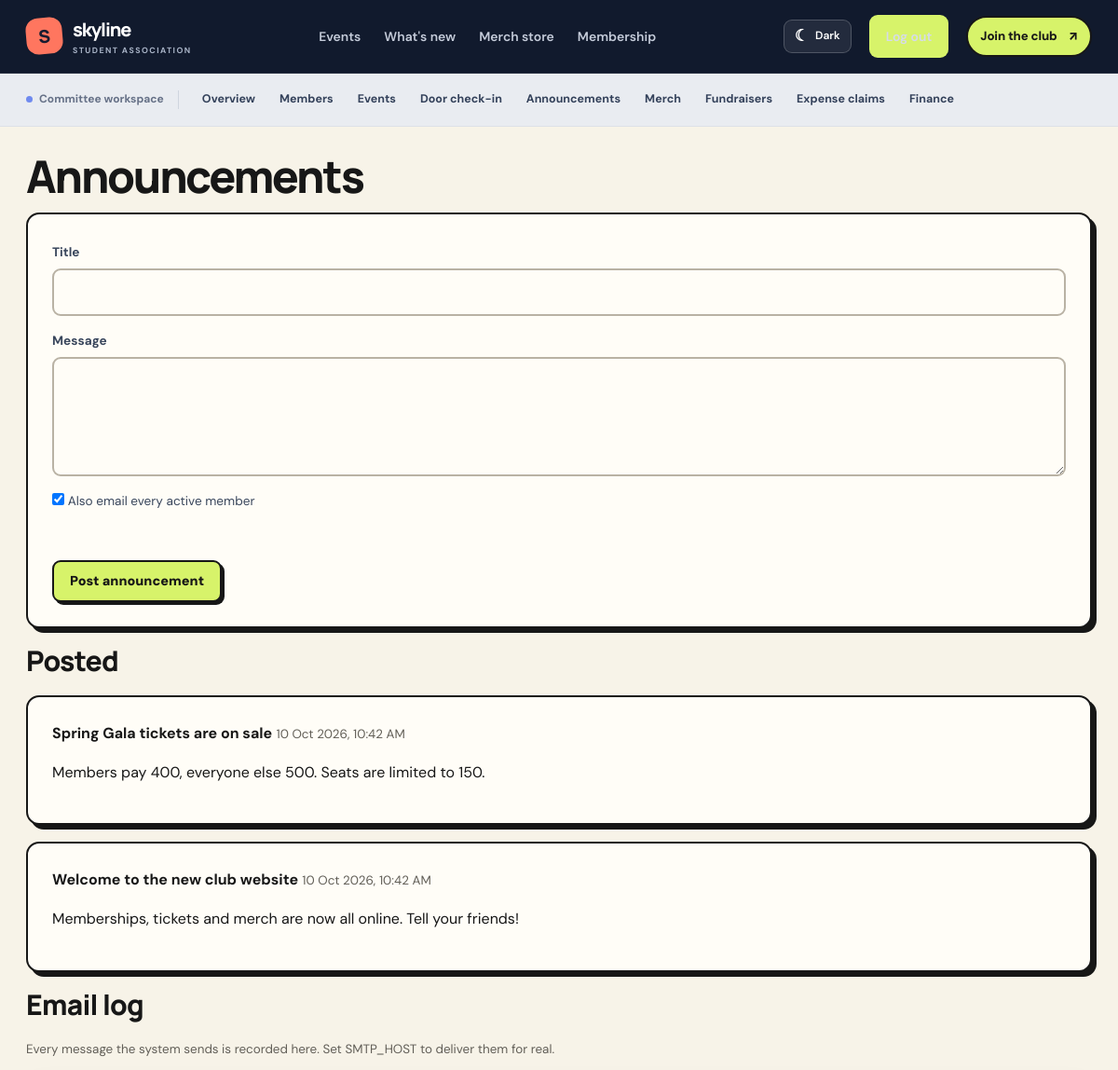
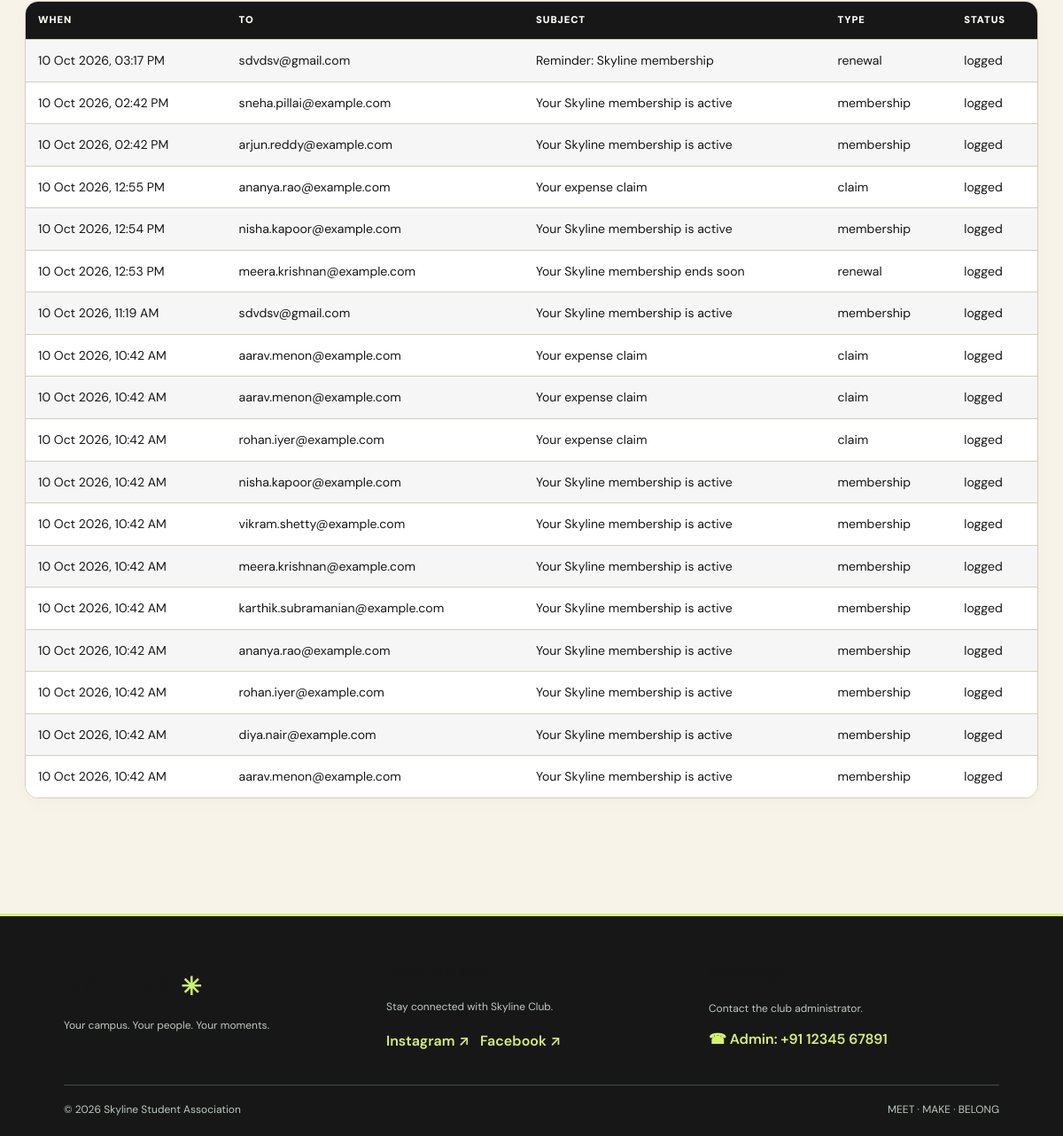
The app's page /admin/announcements (signed in), older data (2 pictures, top to bottom).
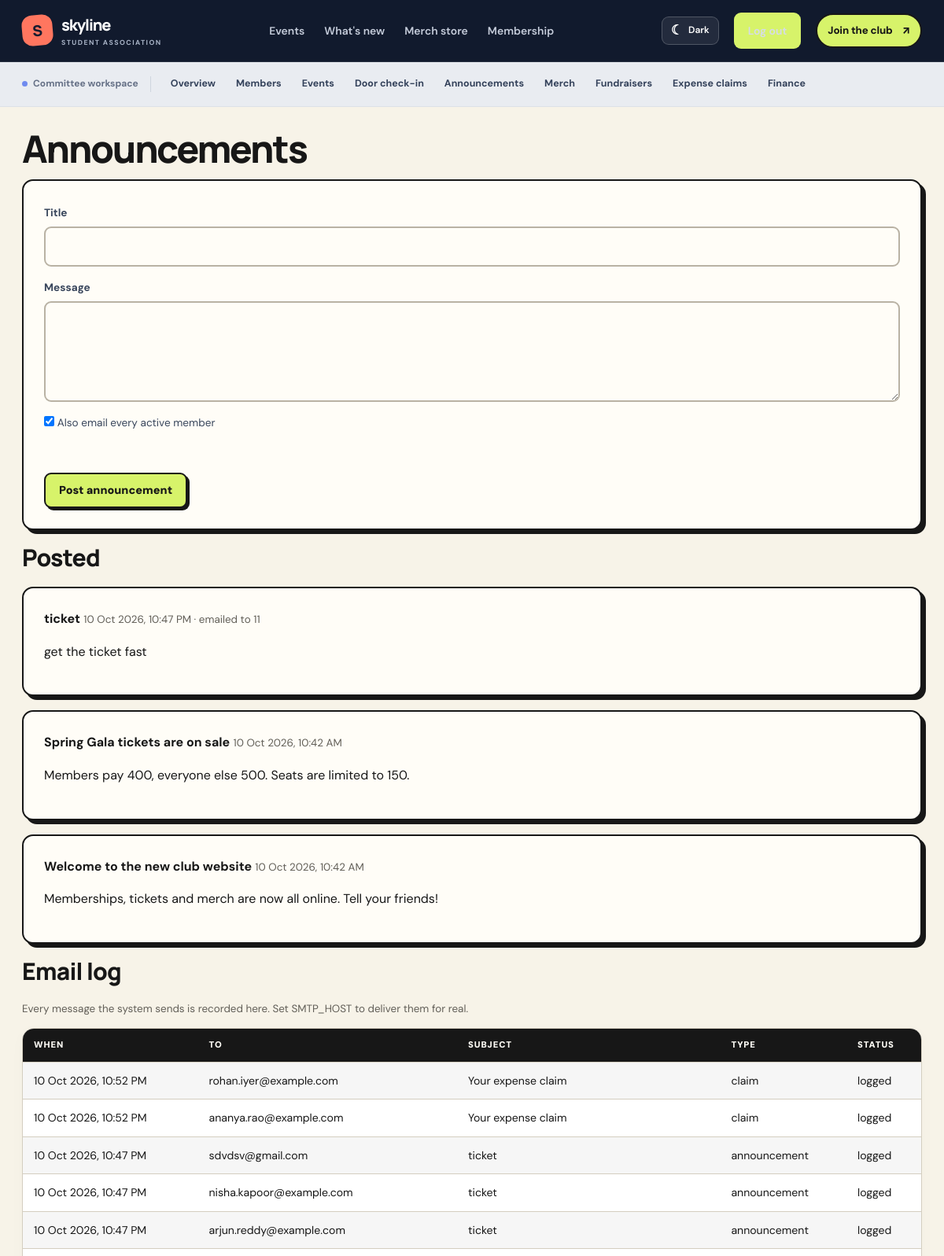
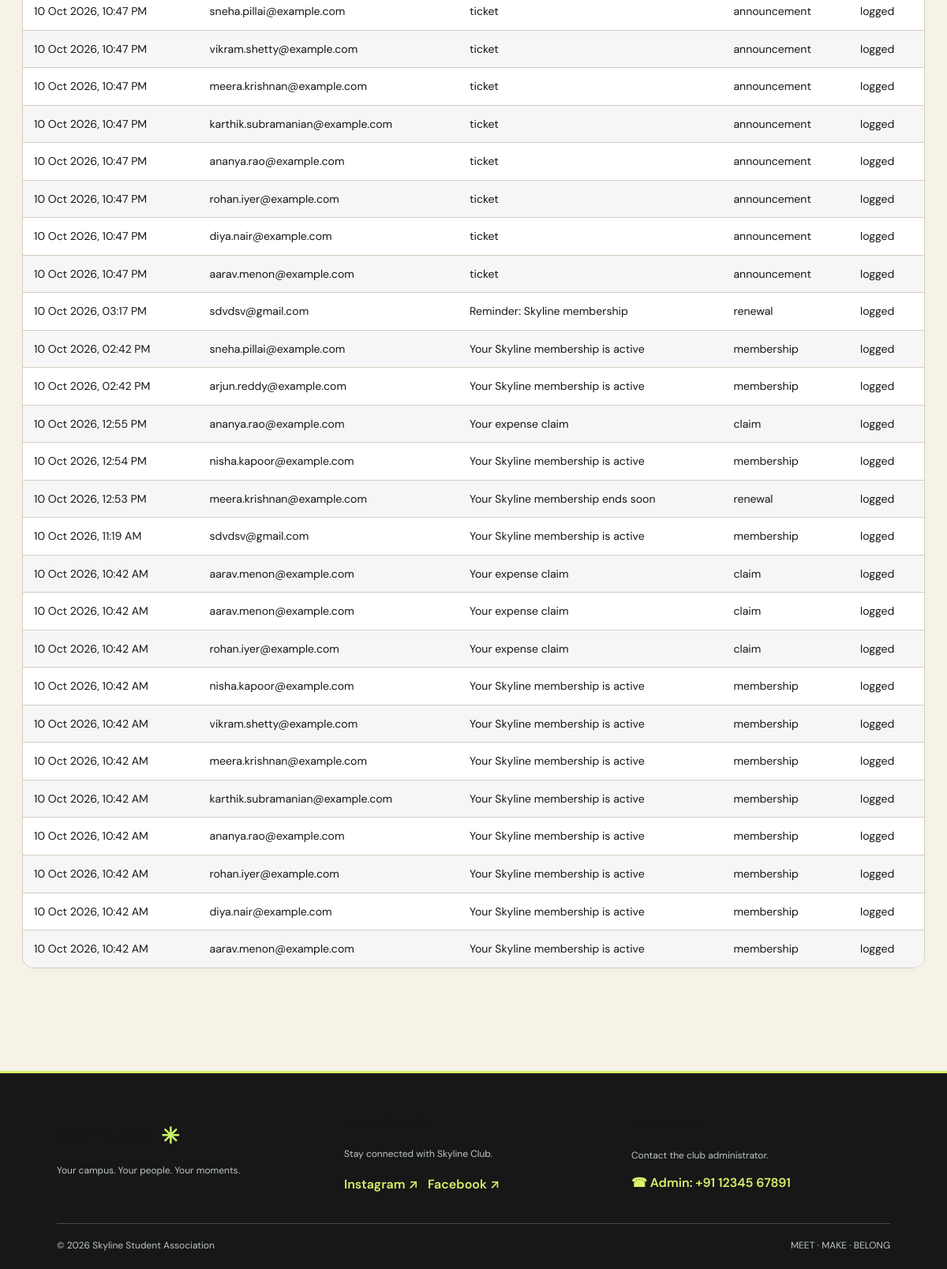
The same page, newer data (2 pictures, top to bottom).
### tables this page shows
CREATE TABLE announcements (
    id INTEGER PRIMARY KEY,
    title TEXT NOT NULL,
    body TEXT NOT NULL,
    created_at TEXT NOT NULL,
    emailed INTEGER NOT NULL DEFAULT 0
);

CREATE TABLE outbox (
    id INTEGER PRIMARY KEY,
    to_email TEXT NOT NULL,
    subject TEXT NOT NULL,
    body TEXT NOT NULL,
    kind TEXT NOT NULL,
    created_at TEXT NOT NULL,
    status TEXT NOT NULL
);

### app.py (the view, shortened to what this page needs)
@app.route('/admin/announcements', methods=['GET', 'POST'])
@admin_required
def admin_announcements():
    return render_template('admin_announcements.html', posts=query('SELECT * FROM announcements ORDER BY id DESC'),
                           outbox=query('SELECT * FROM outbox ORDER BY id DESC LIMIT 40'))

### app.py (called while the page is built)
@app.context_processor
def inject_csrf_token():
    from flask_wtf.csrf import generate_csrf
    return {"csrf_token": generate_csrf}

@app.template_filter('pretty')
def pretty_filter(value):
    if not value:
        return ''
    try:
        parsed = datetime.fromisoformat(value)
    except ValueError:
        return value
    if 'T' in value or ' ' in value:
        return parsed.strftime('%d %b %Y, %I:%M %p')
    return parsed.strftime('%d %b %Y')

@app.context_processor
def inject_globals():
    return {'is_admin': bool(session.get('admin')), 'status_of': member_status}

def admin_required(view):
    @wraps(view)
    def wrapper(*args, **kwargs):
        if not session.get('admin'):
            return redirect(url_for('login', next=request.full_path.rstrip('?')))
        return view(*args, **kwargs)
    return wrapper

### db.py (called while the page is built)
def get_db():
    if 'db' not in g:
        g.db = sqlite3.connect(DB_PATH)
        g.db.row_factory = sqlite3.Row
        g.db.execute('PRAGMA foreign_keys = ON')
    return g.db

def query(sql, args=(), one=False):
    cur = get_db().execute(sql, args)
    rows = cur.fetchall()
    cur.close()
    if one:
        return rows[0] if rows else None
    return rows

### templates/admin_announcements.html (shortened to what this page needs)
{% extends 'base.html' %}
{% block content %}
<h1>Announcements</h1>
<form method="post" class="card">
  <label>Title</label><input name="title" required>
  <label>Message</label><textarea name="body" rows="4" required></textarea>
  <label style="font-weight:400"><input type="checkbox" name="email_members" value="1" checked> Also email every active member</label><br>
  <button type="submit">Post announcement</button>
</form>
<h2>Posted</h2>
{% for p in posts %}<div class="card"><strong>{{ p.title }}</strong> <span class="muted">{{ p.created_at|pretty }}{% if p.emailed %} · emailed to {{ p.emailed }}{% endif %}</span><p style="white-space:pre-line">{{ p.body }}</p></div>
{% else %}<p class="muted">Nothing posted yet.</p>{% endfor %}
<h2>Email log</h2>
<p class="muted">Every message the system sends is recorded here. Set SMTP_HOST to deliver them for real.</p>
<div class="table-wrap"><table>
  <tr><th>When</th><th>To</th><th>Subject</th><th>Type</th><th>Status</th></tr>
  {% for o in outbox %}<tr><td>{{ o.created_at|pretty }}</td><td>{{ o.to_email }}</td><td>{{ o.subject }}</td><td>{{ o.kind }}</td><td>{{ o.status }}</td></tr>
  {% else %}<tr><td colspan="5" class="muted">No emails yet.</td></tr>{% endfor %}
</table></div>
{% endblock %}

### templates/base.html (shortened to what this page needs)
<!doctype html>
<html lang="en">
<head>
  <link
    rel="stylesheet"
    href="{{ url_for('static', filename='style.css') }}"
  >
</head>
<body>
<header class="topbar">
  <div class="container bar">
    <a class="brand"
       href="{{ url_for('home') }}"
       aria-label="Skyline home">
      <span class="brand-mark">S</span>
      <span class="brand-copy">
        <strong>skyline</strong>
        <small>STUDENT ASSOCIATION</small>
      </span>
    </a>
    <nav class="primary-nav" aria-label="Main navigation">
      <a href="{{ url_for('events') }}">Events</a>
      <a href="{{ url_for('announcements') }}">What's new</a>
      <a href="{{ url_for('shop') }}">Merch store</a>
      <a href="{{ url_for('membership') }}">Membership</a>
    </nav>
    <div class="nav-actions">
      <button
        type="button"
        id="theme-toggle"
        class="theme-toggle"
        aria-label="Switch to dark mode"
        title="Switch theme">
        <span id="theme-icon" aria-hidden="true">☾</span>
        <span id="theme-label">Dark</span>
      </button>
      {% if is_admin %}
        <form action="{{ url_for('logout') }}" method="POST">
          <button type="submit" class="nav-link">
          </button>
        </form>
      {% endif %}
      <a class="btn btn-nav" href="{{ url_for('join') }}">
        Join the club <span aria-hidden="true">↗</span>
      </a>
    </div>
  </div>
</header>
{% if is_admin %}
<div class="admin-shell">
  <div class="container adminbar" aria-label="Committee navigation">
    <span class="admin-label">
      <span class="admin-dot"></span>
      Committee workspace
    </span>
    <a href="{{ url_for('admin_dashboard') }}">Overview</a>
    <a href="{{ url_for('admin_members') }}">Members</a>
    <a href="{{ url_for('admin_events') }}">Events</a>
    <a href="{{ url_for('admin_checkin_page') }}">Door check-in</a>
    <a href="{{ url_for('admin_announcements') }}">Announcements</a>
    <a href="{{ url_for('admin_shop') }}">Merch</a>
    <a href="{{ url_for('admin_fundraisers') }}">Fundraisers</a>
    <a href="{{ url_for('admin_claims') }}">Expense claims</a>
    <a href="{{ url_for('admin_finance') }}">Finance</a>
  </div>
</div>
{% endif %}
<main class="container page-content">
  {% block content %}{% endblock %}
</main>
<footer class="skyline-footer">
  <div class="footer-inner">
    <div class="footer-brand">
      <h2>SKYLINE<span>✳</span></h2>
      <p>Your campus. Your people. Your moments.</p>
    </div>
    <div class="footer-social">
      <h3>Follow the vibe</h3>
      <p>Stay connected with Skyline Club.</p>
      <div class="footer-social-links">
        <a
          href="https://www.instagram.com/YOUR_INSTAGRAM/"
          target="_blank"
          rel="noopener noreferrer">
          Instagram ↗
        </a>
        <a
          href="https://www.facebook.com/YOUR_FACEBOOK/"
          target="_blank"
          rel="noopener noreferrer">
          Facebook ↗
        </a>
      </div>
    </div>
    <div class="footer-contact">
      <h3>Need help?</h3>
      <p>Contact the club administrator.</p>
      <a href="tel:+911234567891" class="footer-phone">
        ☎ Admin: +91 12345 67891
      </a>
    </div>
  </div>
  <div class="footer-bottom">
    <span>© 2026 Skyline Student Association</span>
    <span>MEET · MAKE · BELONG</span>
  </div>
</footer>
</body>
</html>

Row changes from the older to the newer data that the page shows:
added announcements: title "ticket", created_at|pretty "10 Oct 2026, 10:47 PM", emailed "11", body "get the ticket fast"
added outbox: created_at|pretty "10 Oct 2026, 10:52 PM", to_email "rohan.iyer@example.com", subject "Your expense claim", kind "claim", status "logged"
added outbox: created_at|pretty "10 Oct 2026, 10:52 PM", to_email "ananya.rao@example.com", subject "Your expense claim", kind "claim", status "logged"
added outbox: created_at|pretty "10 Oct 2026, 10:47 PM", to_email "sdvdsv@gmail.com", subject "ticket", kind "announcement", status "logged"
added outbox: created_at|pretty "10 Oct 2026, 10:47 PM", to_email "nisha.kapoor@example.com", subject "ticket", kind "announcement", status "logged"
added outbox: created_at|pretty "10 Oct 2026, 10:47 PM", to_email "arjun.reddy@example.com", subject "ticket", kind "announcement", status "logged"
added outbox: created_at|pretty "10 Oct 2026, 10:47 PM", to_email "sneha.pillai@example.com", subject "ticket", kind "announcement", status "logged"
added outbox: created_at|pretty "10 Oct 2026, 10:47 PM", to_email "vikram.shetty@example.com", subject "ticket", kind "announcement", status "logged"
added outbox: created_at|pretty "10 Oct 2026, 10:47 PM", to_email "meera.krishnan@example.com", subject "ticket", kind "announcement", status "logged"
added outbox: created_at|pretty "10 Oct 2026, 10:47 PM", to_email "karthik.subramanian@example.com", subject "ticket", kind "announcement", status "logged"
added outbox: created_at|pretty "10 Oct 2026, 10:47 PM", to_email "ananya.rao@example.com", subject "ticket", kind "announcement", status "logged"
added outbox: created_at|pretty "10 Oct 2026, 10:47 PM", to_email "rohan.iyer@example.com", subject "ticket", kind "announcement", status "logged"
added outbox: created_at|pretty "10 Oct 2026, 10:47 PM", to_email "diya.nair@example.com", subject "ticket", kind "announcement", status "logged"
added outbox: created_at|pretty "10 Oct 2026, 10:47 PM", to_email "aarav.menon@example.com", subject "ticket", kind "announcement", status "logged"
